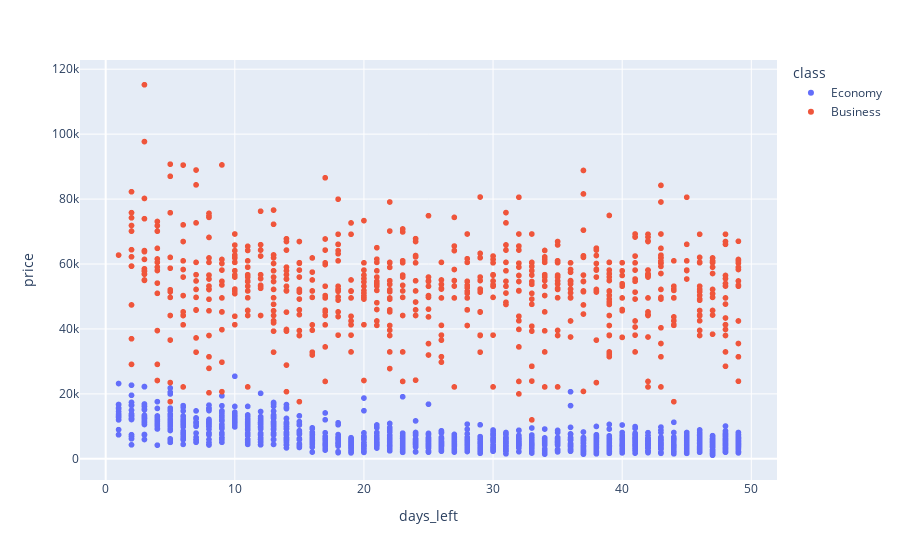

The notebook cell saved with this chart:
### Code cell
if SIMPLIFIED_PLOTS:
    fig = px.scatter(df_raw_sample, x="days_left", y="price", color="class")
else: 
    fig = px.scatter(df_raw, x="days_left", y="price", color="class", marginal_y="violin", marginal_x="box", trendline="ols", template="simple_white")
fig.show()

### Figure 1 — Plotly figure (JSON) as saved in the notebook; plotly's stock layout.template omitted (floating-point values rounded to 4 significant figures; data arrays with more than 128 entries replaced by an {"elided": "..."} marker saying what was removed)
{"data": [{"hovertemplate": "class=Economy<br>days_left=%{x}<br>price=%{y}<extra></extra>", "legendgroup": "Economy", "marker": {"color": "#636efa", "symbol": "circle"}, "mode": "markers", "name": "Economy", "showlegend": true, "type": "scattergl", "x": {"elided": "1326 int values"}, "xaxis": "x", "y": {"elided": "1326 int values"}, "yaxis": "y"}, {"hovertemplate": "class=Business<br>days_left=%{x}<br>price=%{y}<extra></extra>", "legendgroup": "Business", "marker": {"color": "#EF553B", "symbol": "circle"}, "mode": "markers", "name": "Business", "showlegend": true, "type": "scattergl", "x": {"elided": "674 int values"}, "xaxis": "x", "y": {"elided": "674 int values"}, "yaxis": "y"}], "layout": {"legend": {"title": {"text": "class"}, "tracegroupgap": 0}, "margin": {"t": 60}, "xaxis": {"anchor": "y", "domain": [0, 1], "title": {"text": "days_left"}}, "yaxis": {"anchor": "x", "domain": [0, 1], "title": {"text": "price"}}}}
